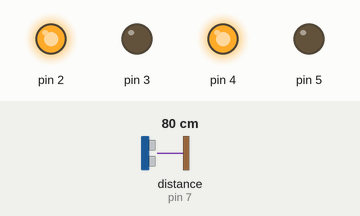
Recording of a sketch running on a simulated Arduino Uno, built with avr-gcc and run on an emulated ATmega328P. Shown: output pins drawn as LEDs (lit = HIGH). Dashed ring = blinking. The inputs (shaded band) are chosen by the test bench; at power-on: distance to the obstacle (sensor on pin 7) 80 cm. The echo pulse lasts 58.3 µs per cm; random numbers use the default seed unless the sketch sets one.

Above: at 1.2 s.
1.3 s: distance to the obstacle (sensor on pin 7) set to 22 cm
2.8 s: distance to the obstacle (sensor on pin 7) set to 17 cm
At 3.6 s:
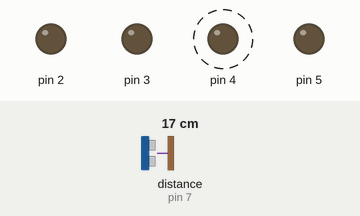
At 4.2 s:
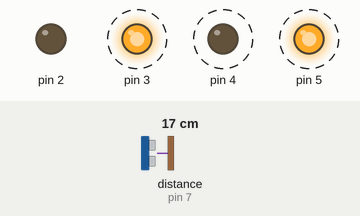
Timing chart, 0 to 11.8 s (numbered marks = the images above; inputs shaded):
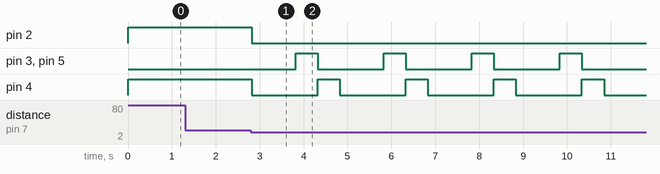

Measured:
- the behaviour switches between 20 and 19 cm on distance to the obstacle (sensor on pin 7) (found by bisection; images 0 and 1)
- after the input at 1.3 s, every drawn part: stays the same
- after the input at 2.8 s, pin 2: HIGH → LOW at once; pin 3, pin 5: alternates HIGH for 0.50 s and LOW for 1.5 s, starting after 1.0 s; pin 4: alternates HIGH for 0.51 s and LOW for 1.5 s, starting at once

The sketch:

distancia_v3.1.ino
```cpp
// Configuramos los pines que vamos a usar.
#include <Ultrasonic.h>//Incluimos la libreria para el control del sensor HC-SR04.
Ultrasonic sensor(6,7,30000); // (Trig PIN,Echo PIN, microsegundos max "distancia máxima") 30000us = 5 metros.

int velocidad_de_medida=5;//Variable para ajustar la velocidad de medida del sensor.
long int distancia=0;//Variable para almacenar la distancia medida.
int aleatorio=0;//Variable para guardar un valor aleatorio.

void setup()
{
//Serial.begin(9600);//Iniciamos el puerto serie
  pinMode(2,OUTPUT);
  pinMode(3,OUTPUT);
  pinMode(4,OUTPUT);
  pinMode(5,OUTPUT);
}

void loop()
{
  digitalWrite(2,1);    //avanza
  digitalWrite(3,0);
  digitalWrite(4,1);
  digitalWrite(5,0);
   digitalWrite(13,0);
  distancia=sensor.Ranging(CM);//Medimos la distancia y la guardamos en la variable

  delay(velocidad_de_medida);//Delay para controlar la velocidad de medida.

 //Las siguientes lineas de código son para hacer comprobaciones de que todo esta bien.
 //Serial.print("Avanza");
 //Serial.print(" No obstaculo ");//Imprime la palabra No obstaculo.
 //Serial.println(distancia);//Imprime la distancia.
 //Serial.print("aleatorio ");//Imprime la palabra aleatorio
 //Serial.println(aleatorio);//Imprime la variable aleatorio

 aleatorio=random (2);//Funcion aleatoria para hacer que el robot no gire siempre en el mismo sentido.


  while(distancia<20){//Mientras la distancia sea menor que 30 se mantiene en este bucler


  delay(velocidad_de_medida);//Delay para controlar la velocidad de medida.
  digitalWrite(2,0);    //define los puertos 9 a 6 en alto
  digitalWrite(3,0);
  digitalWrite(4,0);
  digitalWrite(5,0);
   digitalWrite(13,0);
  distancia=sensor.Ranging(CM);
  delay(1000);
digitalWrite(2,0);    //marcha atras
  digitalWrite(3,1);
  digitalWrite(4,0);
  digitalWrite(5,1);
  digitalWrite(13,1);
  //Serial.print("Obstaculo");
 delay(500);
  if(aleatorio==0){//Si la variable aleatorio vale 0 entra en este bucle.
 //Serial.print(" gira derecha 0");//Imprime dentro 0 para comprobar que entro.
 //Serial.println(distancia);//Imprime la variable distancia
 //Serial.print("aleatorio ");//Imprime la palabra aleatorio.
 //Serial.println(aleatorio);//Imprime la variable aleatorio.

 digitalWrite(2,1);    //gira derecha
  digitalWrite(3,0);
  digitalWrite(4,0);
  digitalWrite(5,0);
  delay(500);}
  if (aleatorio==1){//Si la variable aleatorio vale 1 entra en este bucle.
 //Serial.print(" gira izquierda 1");//Imprime dentro 1 para comprobar que entro.
 //Serial.println(distancia);//Imprime la variable distancia
 //Serial.print("aleatorio ");//Imprime la palabra aleatorio.
 //Serial.println(aleatorio);//Imprime la variable aleatorio.

  digitalWrite(2,0);    //gira izquierda
  digitalWrite(3,0);
  digitalWrite(4,1);
  digitalWrite(5,0);
  delay(500);}
  }
}
```
